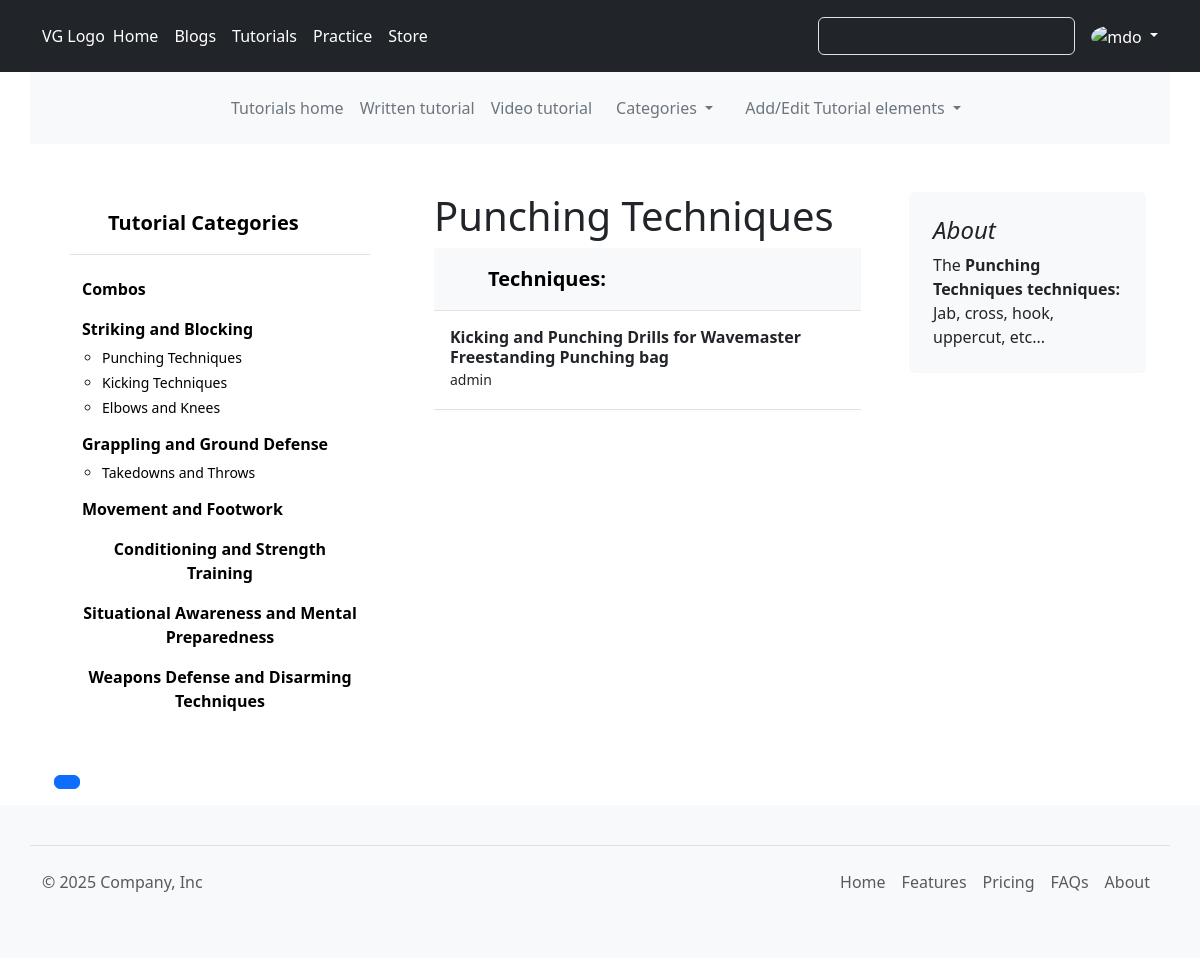
/tutorials/videos/category/subcategory/1 (signed in), run on the app's committed database.
### tutorials/models.py (models this page shows, shortened)
class AddedElement(models.Model):
    name = models.CharField(max_length=150)
    slug = models.SlugField(unique=True)
    creation_date = models.DateTimeField(auto_now_add=True)
    update_date = models.DateTimeField(auto_now=True)
    class Meta:
        abstract = True

class Category(AddedElement):
    description = models.CharField(max_length=250)
    added_by= models.ForeignKey(User, on_delete=models.PROTECT,
                                related_name='tutorials_category_added_by')
    def __str__(self):
        return self.name

class SubCategory(AddedElement):
    description = models.CharField(max_length=250)
    proper_execution = models.TextField()
    category = models.ForeignKey(Category, on_delete=models.SET_NULL, null=True,
                                related_name='subcategories')
    added_by= models.ForeignKey(User, on_delete=models.PROTECT,
                                related_name='tutorials_subcategory_added_by')
    def __str__(self):
        return self.name

class VideoTutorial(AddedElement):
    subcategory = models.ForeignKey(SubCategory, on_delete=models.CASCADE, related_name="videos")
    author = models.ForeignKey(User, on_delete=models.SET_NULL, null=True)
    image = models.ImageField(upload_to='static/images/tutorials', null=True, blank=True)
    iframe = models.TextField(default='Iframe here')
    likes = models.ManyToManyField(User, related_name='video_likes')

### tutorials/views.py (the view)
# urls.py: path("videos/category/subcategory/<int:pk>", views.SingleSubCategoryVTutorial.as_view(), name="vtutorial_single_subcategory"),
class SingleSubCategoryVTutorial(DetailView):
    model = SubCategory
    template_name = 'tutorials/VT_single_subcat.html'
    context_object_name = 'subcategory_list'
    def get_context_data(self, **kwargs):
        category_list = Category.objects.all() # Fetches the subcategory for the current category's id
        context = super(SingleSubCategoryVTutorial, self).get_context_data(**kwargs)
        context['category_list'] = category_list
        return context

### templates/tutorials/VT_single_subcat.html
{% extends 'base.html' %}
{% block content %}
    <main class="container">
        <br>
        <div class="row g-5 justify-content-between">
        {% include 'tutorials/_tut_side_cat.html' %}
          <div class="col-md-5">
            <h1>
              {{subcategory_list}}
            </h1>
            <div class="d-flex flex-column align-items-stretch flex-shrink-0 bg-body-tertiary">
                <div class="d-flex align-items-center flex-shrink-0 p-3 link-body-emphasis text-decoration-none border-bottom">
                  <svg class="bi pe-none me-2" width="30" height="24"><use xlink:href="#bootstrap"/></svg>
                  <span class="fs-5 fw-semibold">Techniques:</span>
                </div>
                {% for videos in subcategory_list.videos.all %}
                <div class="list-group list-group-flush border-bottom scrollarea">
                  <a href="{% url 'tutorials:vtest' sub_pk=subcategory_list.pk pk=videos.pk %}" class="list-group-item list-group-item-action py-3 lh-sm" aria-current="true">
                    <div class="d-flex w-100 align-items-center justify-content-between">
                      <strong class="mb-1">{{videos.name}}</strong>
                    </div>
                    <div class="col-10 mb-1 small">{{videos.author}}</div>
                  </a>
                </div>
                {% endfor %}
              </div>
          </div>
          <div class="col-md-3">
            <div class="position-sticky" style="top: 2rem;">
              <div class="p-4 mb-3 bg-body-tertiary rounded">
                <h4 class="fst-italic">About</h4>
                <p class="mb-0">The <strong>{{subcategory_list}} techniques:</strong> {{subcategory_list.description}}</p>
              </div>
            </div>
          </div>
        </div>
      </main>
    </div>
{% endblock content %}

### templates/partials/_header.html (shortened to what this page needs)
<header class="p-3 text-bg-dark">
  <div class="container">
    <div class="d-flex flex-wrap align-items-center justify-content-center justify-content-lg-start">
      <a href="/" class="d-flex align-items-center mb-2 mb-lg-0 text-white text-decoration-none">
        VG Logo
      </a>
      <ul class="nav col-12 col-lg-auto me-lg-auto mb-2 justify-content-center mb-md-0" data-bs-theme="dark">
        <li><a href="#" class="nav-link px-2 text-white">Home</a></li>
        <li><a href="http://127.0.0.1:8002/" class="nav-link px-2 text-white">Blogs</a></li>
        <li><a href="{% url 'tutorials:home' %}" class="nav-link px-2 text-white">Tutorials</a></li>
        <li><a href="#" class="nav-link px-2 text-white">Practice</a></li>
        <li><a href="#" class="nav-link px-2 text-white">Store</a></li>
      </ul>
      <form class="col-12 col-lg-auto mb-3 mb-lg-0 me-lg-3" role="search">
        <input type="search" class="form-control form-control-dark text-bg-dark" placeholder="Search..." aria-label="Search">
      </form>
      {% if user.is_authenticated %}
      <div class="dropdown text-end" data-bs-theme="dark">
        <a href="#" class="d-block link-body-emphasis text-decoration-none dropdown-toggle" data-bs-toggle="dropdown" aria-expanded="false">
          <img src="https://github.com/mdo.png" alt="mdo" width="32" height="32" class="rounded-circle">
        </a>
      </div>
      {% endif %}
    </div>
  </div>
</header>
<div class="container bg-body-tertiary">
    <header class="d-flex justify-content-center py-3">
      <ul class="nav col-12 col-md-auto mb-2 justify-content-center mb-md-0">
        <li><a href="{% url 'tutorials:home' %}" class="nav-link px-2 text-secondary">Tutorials home</a></li>
        <li><a href="{% url 'tutorials:tttutorial' %}" class="nav-link px-2 text-secondary">Written tutorial</a></li>
        <li><a href="{% url 'tutorials:vtutorial' %}" class="nav-link px-2 text-secondary">Video tutorial</a></li>
        {% if category_list%}
          <li class="nav-item dropdown">
            <a class="nav-link dropdown-toggle text-secondary" href="#" role="button" data-bs-toggle="dropdown" aria-expanded="false">
              Categories
            </a>
          </li>
        {% else %}
        <li class="nav-item">
          <a class="nav-link text-secondary" href="#">Categories</a>
        </li>
        {% endif %}
      {% for group in user.groups.all%}
        {% if "Blog manager" or "Manager" in group.name %}
          <li class="nav-item dropdown">
            <a class="nav-link dropdown-toggle text-secondary" href="#" role="button" data-bs-toggle="dropdown" aria-expanded="false">
              Add/Edit Tutorial elements
            </a>
          </li>
        {% endif %}
      {% endfor %}
      </ul>
    </header>
  </div>

### templates/tutorials/_tut_side_cat.html (shortened to what this page needs)
        <div class="col-md-4">
              <div class="flex-shrink-0 p-3">
                <a href="{% url 'tutorials:ttutorial_all_category' %}" class="d-flex align-items-center pb-3 mb-3 link-body-emphasis text-decoration-none border-bottom">
                  <svg class="bi pe-none me-2" width="30" height="24"><use xlink:href="#bootstrap"/></svg>
                  <span class="fs-5 fw-semibold">Tutorial Categories</span>
                </a>
                <ul class="list-unstyled ps-0">
                  <li class="mb-1">
                    <button class="btn d-inline-flex align-items-center rounded border-0  fw-semibold">
                      <a href="{% url 'tutorials:ttutorial_all_combo'%}" class="link-body-emphasis d-inline-flex text-decoration-none rounded">
                        Combos
                      </a>
                    </button>
                  </li>
                  {% for category in category_list %}
                  <li class="mb-1">
                    <button class="btn btn-toggle d-inline-flex align-items-start rounded border-0 collapsed fw-semibold" data-bs-toggle="collapse" data-bs-target="#home-collapse" aria-expanded="true">
                      <a href="{% url 'tutorials:tttutorial_single_category' category.pk %}" class="link-body-emphasis d-inline-flex text-decoration-none rounded">
                        {{category.name}}
                      </a>
                    </button>
                    {% for subcategory in category.subcategories.all %}
                      <div class="collapse show" id="home-collapse">
                        <ul class="btn-toggle-nav fw-normal pb-1 small">
                          <li><a href="{% url 'tutorials:tttutorial_single_subcategory' subcategory.pk %}" class="link-body-emphasis d-inline-flex text-decoration-none rounded">{{subcategory.name}}</a></li>
                        </ul>
                      </div>
                    {% endfor %}
                  </li>
                  {% endfor %}
                </ul>
              </div>
              <br>
          {% if page_obj.paginator.num_pages == 1%}
          {% else%}
          <div class="pagination">
              <nav aria-label="...">
                  <ul class="pagination">
                    <li class="page-item active" aria-current="page">
                      <a class="page-link" href="#">{{ page_obj.number }}</a>
                    </li>
                  </ul>
                </nav>
          </div>
          {% endif %}
        </div>

### data on the page
Category: name "Striking and Blocking"
SubCategory: name "Punching Techniques", description "Jab, cross, hook, uppercut, etc..."
SubCategory: name "Kicking Techniques"
SubCategory: name "Elbows and Knees"
Category: name "Grappling and Ground Defense"
SubCategory: name "Takedowns and Throws"
Category: name "Movement and Footwork"
Category: name "Conditioning and Strength Training"
Category: name "Situational Awareness and Mental Preparedness"
Category: name "Weapons Defense and Disarming Techniques"
VideoTutorial: name "Kicking and Punching Drills for Wavemaster Freestanding Punching bag", author "admin"
